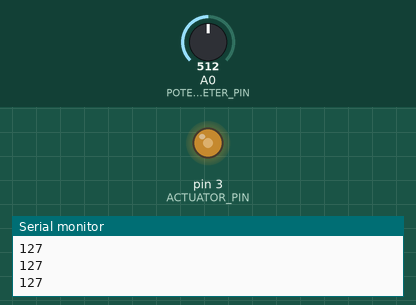
Bench run of a sketch on a simulated Arduino Uno, built with avr-gcc and run on an emulated ATmega328P. Shown: output pins drawn as LEDs (lit = HIGH), the last lines printed to the serial monitor. The test bench sets the inputs (shaded band); at power-on: A0 (POTENTIOMETER_PIN) = 512.

Above: at 1.2 s.
1.3 s: A0 (POTENTIOMETER_PIN) set to 716
At 2.2 s:
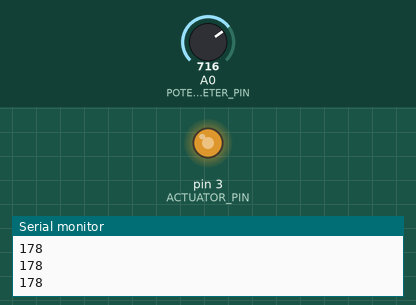
2.8 s: A0 (POTENTIOMETER_PIN) set to 900
At 3.4 s:
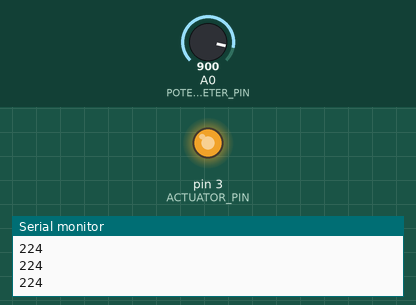
4.3 s: A0 (POTENTIOMETER_PIN) set to 122
At 5.5 s:
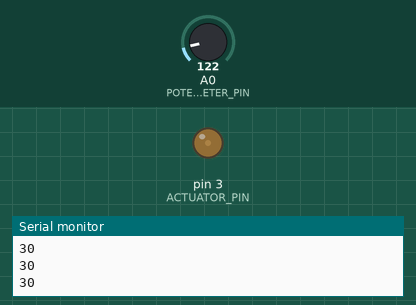
5.8 s: A0 (POTENTIOMETER_PIN) set to 0
At 6.8 s:
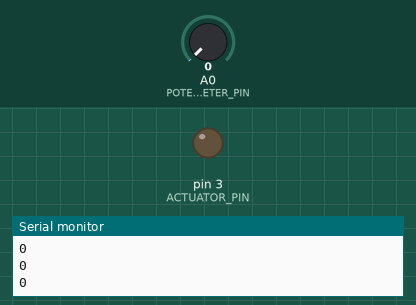
7.3 s: A0 (POTENTIOMETER_PIN) set to 511
At 7.9 s:
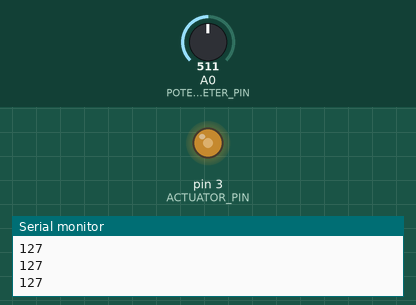
Timing chart, 0 to 9.8 s (numbered marks = the images above; inputs shaded):
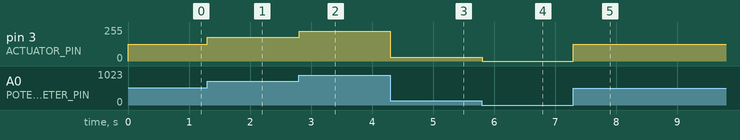

The sketch:

TestActuator.ino
```cpp
#define ACTUATOR_PIN  3
#define POTENTIOMETER_PIN 0


void setup()
{
  pinMode(ACTUATOR_PIN, OUTPUT);
  Serial.begin(9600);

  analogWrite(ACTUATOR_PIN, 0);
}

void loop()
{
  int adc  = analogRead(POTENTIOMETER_PIN);
  adc = map(adc, 0, 1023, 0, 255);
/*
  ----------map funtion------------the above funtion scales the output of adc, which is 10 bit and gives values btw 0 to 1023, in values btw 0 to 255 form analogWrite funtion which only receives  values btw this range
*/
  analogWrite(ACTUATOR_PIN, adc);
  Serial.println(adc);
}
```

Measured:
- after the input at 1.3 s, pin 3 (ACTUATOR_PIN): 127/255 → 178/255 at once
- after the input at 2.8 s, pin 3 (ACTUATOR_PIN): 178/255 → 224/255 at once
- after the input at 4.3 s, pin 3 (ACTUATOR_PIN): 224/255 → 30/255 at once
- after the input at 5.8 s, pin 3 (ACTUATOR_PIN): 30/255 → 0/255 at once
- after the input at 7.3 s, pin 3 (ACTUATOR_PIN): 0/255 → 127/255 at once
